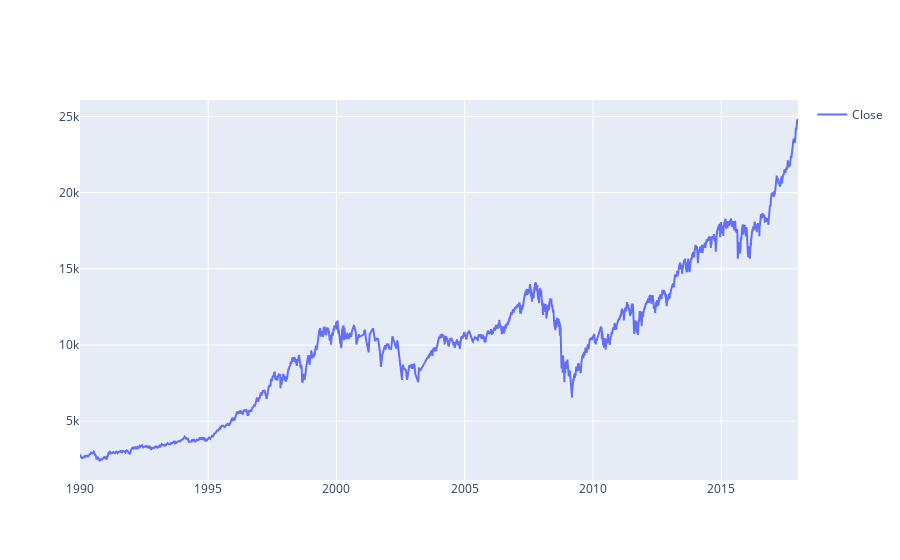

Notebook cell for this chart:
### Markdown cell above
## Visualize the time series

### Code cell
fig = go.Figure()
fig.add_trace(go.Scatter(x = data.index, y = data.Close, mode = 'lines', name = 'Close'))
fig.update_layout(showlegend = True)
fig.show()

### Figure 1 — Plotly figure (JSON) as saved in the notebook; plotly's stock layout.template omitted (floating-point values rounded to 4 significant figures; data arrays with more than 128 entries replaced by an {"elided": "..."} marker saying what was removed)
{"data": [{"mode": "lines", "name": "Close", "type": "scatter", "x": {"elided": "5477 str values"}, "y": {"elided": "5477 float values"}}], "layout": {"showlegend": true}}
